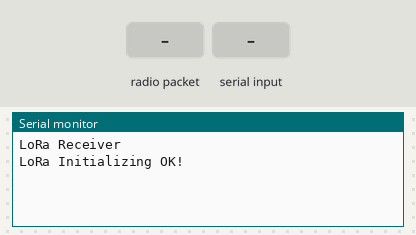
Simulated run of this sketch. Board: ESP32. On the bench: the last lines printed to the serial monitor. Inputs (shaded band) come from the test bench. No radio packets arrive unless stated.

Above: at 1.2 s.
1.3 s: radio packet "SF" arrives
At 2.4 s:
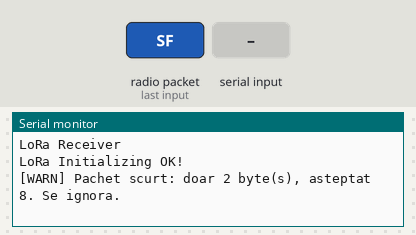
2.8 s: "SF 1\n" received over Serial
At 3.6 s:
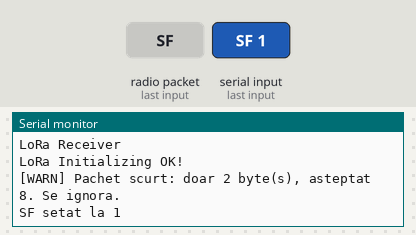
4.3 s: "CR 1\n" received over Serial
At 4.7 s:
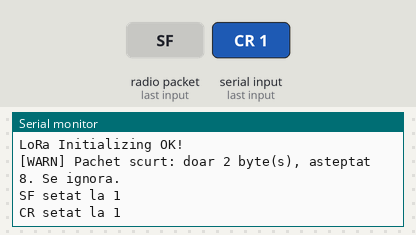

The sketch:

Rx_v1.ino
```cpp
#include <LoRa.h>
#include <SPI.h>

// Pinii modulului LoRa
#define ss 5
#define rst 14
#define dio0 2

// Variabila globala pentru dimensiunea pachetului
int packetSize;

void setup()
{
    // Initializeaza comunicatia seriala
    Serial.begin(115200);
    while (!Serial);
    Serial.println("LoRa Receiver");

    // Configureaza pinii si initializeaza modulul LoRa
    LoRa.setPins(ss, rst, dio0);
    while (!LoRa.begin(433E6))  // 433E6 - Asia, 866E6 - Europa, 915E6 - America de Nord
    {
        Serial.println(".");
        delay(500);
    }

    // Configureaza parametrii modulului LoRa
    LoRa.setSyncWord(0xA5);
    LoRa.setTxPower(20);
    LoRa.setSpreadingFactor(12);
    LoRa.setCodingRate4(5);
    Serial.println("LoRa Initializing OK!");
}

void loop()
{
    // Verifica daca a fost receptionat un pachet LoRa
    packetSize = LoRa.parsePacket();
    if (packetSize)
    {
        // Citeste octetii primiti intr-un buffer
        uint8_t buf[64];
        int len = 0;
        while (LoRa.available() && len < (int)sizeof(buf))
            buf[len++] = (uint8_t)LoRa.read();

        // Verifica daca pachetul este suficient de lung
        if (len < 8)
        {
            Serial.printf("\n[WARN] Pachet scurt: doar %d byte(s), asteptat 8. Se ignora.\n", len);
            return;
        }

        // Decodeza campurile senzorilor din buffer
        int   temperature  = (int)buf[0];
        int   pressure     = (int)buf[1] + 900;
        int   humidity_air = map(buf[2], 0, 255, 0, 100);
        int   humidity_soil= map(buf[3], 0, 255, 0, 100);
        int   uv_raw       = buf[4];
        int   air_dir      = map(buf[5], 0, 255, 0, 360);
        int   air_speed    = buf[6];
        int   water_level  = map(buf[7], 0, 255, 0, 4095);

        // Afiseaza datele primite
        Serial.println("\n---- Pachet LoRa Receptionat ----");
        Serial.printf("  RSSI        : %d dBm\n",  LoRa.packetRssi());
        Serial.printf("  Octeti recv : %d\n",       len);
        Serial.printf("  Temperatura : %d oC\n",    temperature);
        Serial.printf("  Presiune    : %d hPa\n",   pressure);
        Serial.printf("  Umiditate Aer:%d %%RH\n",  humidity_air);
        Serial.printf("  Umiditate Sol:%d %%RH\n",  humidity_soil);
        Serial.printf("  Index UV    : %d (raw)\n", uv_raw);
        Serial.printf("  Dir aer     : %d gr\n",    air_dir);
        Serial.printf("  Viteza aer  : %d (raw)\n", air_speed);
        Serial.printf("  Nivel apa   : %d (raw)\n", water_level);
        Serial.println("-----------------------------------");
    }

    // Proceseaza comenzile trimise prin monitorul serial
    if (Serial.available() > 0)
    {
        String input = Serial.readStringUntil('\n');
        input.trim();

        // Cauta spatiul dintre comanda si parametrul numeric
        int spaceIndex = input.indexOf(' ');
        if (spaceIndex > 0)
        {
            String textPart  = input.substring(0, spaceIndex);
            int    numberPart = input.substring(spaceIndex + 1).toInt();

            // Aplica modificari pe baza comenzii primite
            if (textPart == "SF") { LoRa.setSpreadingFactor(numberPart); Serial.printf("SF setat la %d\n", numberPart); }
            if (textPart == "CR") { LoRa.setCodingRate4(numberPart);     Serial.printf("CR setat la %d\n", numberPart); }
        }
    }
}
```

Measured:
- after the input at 1.3 s, the serial monitor: prints a new line at once (image 1)
- after the input at 2.8 s, the serial monitor: prints a new line at once (image 2)
- after the input at 4.3 s, the serial monitor: prints a new line at once (image 3)
